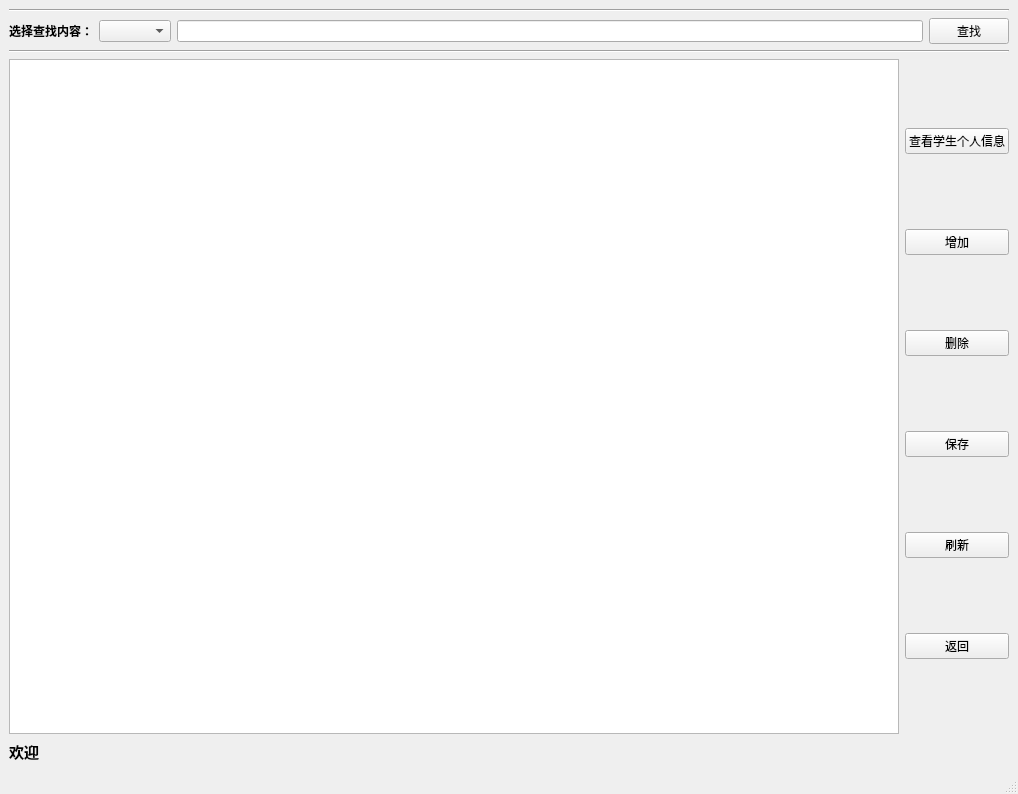
<?xml version="1.0" encoding="UTF-8"?>
<ui version="4.0">
 <class>MainWindow</class>
 <widget class="QMainWindow" name="MainWindow">
  <property name="geometry">
   <rect>
    <x>0</x>
    <y>0</y>
    <width>1018</width>
    <height>794</height>
   </rect>
  </property>
  <property name="windowTitle">
   <string>增删查改</string>
  </property>
  <widget class="QWidget" name="centralwidget">
   <layout class="QVBoxLayout" name="verticalLayout_3">
    <item>
     <widget class="Line" name="line_2">
      <property name="orientation">
       <enum>Qt::Horizontal</enum>
      </property>
     </widget>
    </item>
    <item>
     <layout class="QHBoxLayout" name="horizontalLayout_2">
      <item>
       <widget class="QLabel" name="label">
        <property name="text">
         <string>&lt;html&gt;&lt;head/&gt;&lt;body&gt;&lt;p&gt;&lt;span style=&quot; font-weight:600;&quot;&gt;选择查找内容：&lt;/span&gt;&lt;/p&gt;&lt;/body&gt;&lt;/html&gt;</string>
        </property>
       </widget>
      </item>
      <item>
       <widget class="QComboBox" name="comboBox"/>
      </item>
      <item>
       <widget class="QLineEdit" name="lineEdit"/>
      </item>
      <item>
       <widget class="QPushButton" name="pushButton_3">
        <property name="text">
         <string>查找</string>
        </property>
       </widget>
      </item>
     </layout>
    </item>
    <item>
     <widget class="Line" name="line">
      <property name="orientation">
       <enum>Qt::Horizontal</enum>
      </property>
     </widget>
    </item>
    <item>
     <layout class="QVBoxLayout" name="verticalLayout_2">
      <item>
       <layout class="QHBoxLayout" name="horizontalLayout">
        <item>
         <widget class="QTableView" name="tableView"/>
        </item>
        <item>
         <layout class="QVBoxLayout" name="verticalLayout">
          <item>
           <widget class="QPushButton" name="pushButton_4">
            <property name="text">
             <string>查看学生个人信息</string>
            </property>
           </widget>
          </item>
          <item>
           <widget class="QPushButton" name="pushButton">
            <property name="text">
             <string>增加</string>
            </property>
           </widget>
          </item>
          <item>
           <widget class="QPushButton" name="pushButton_2">
            <property name="text">
             <string>删除</string>
            </property>
           </widget>
          </item>
          <item>
           <widget class="QPushButton" name="pushButton_6">
            <property name="text">
             <string>保存</string>
            </property>
           </widget>
          </item>
          <item>
           <widget class="QPushButton" name="pushButton_7">
            <property name="text">
             <string>刷新</string>
            </property>
           </widget>
          </item>
          <item>
           <widget class="QPushButton" name="pushButton_5">
            <property name="text">
             <string>返回</string>
            </property>
           </widget>
          </item>
         </layout>
        </item>
       </layout>
      </item>
     </layout>
    </item>
    <item>
     <widget class="QLabel" name="label_4">
      <property name="text">
       <string>&lt;html&gt;&lt;head/&gt;&lt;body&gt;&lt;p&gt;&lt;span style=&quot; font-size:11pt; font-weight:600;&quot;&gt;欢迎&lt;/span&gt;&lt;/p&gt;&lt;/body&gt;&lt;/html&gt;</string>
      </property>
     </widget>
    </item>
   </layout>
  </widget>
  <widget class="QMenuBar" name="menubar">
   <property name="geometry">
    <rect>
     <x>0</x>
     <y>0</y>
     <width>1018</width>
     <height>26</height>
    </rect>
   </property>
  </widget>
  <widget class="QStatusBar" name="statusbar"/>
 </widget>
 <resources/>
 <connections/>
</ui>
